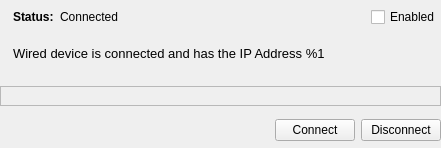
<?xml version="1.0" encoding="UTF-8"?>
<ui version="4.0">
 <class>WiredPage</class>
 <widget class="QWidget" name="WiredPage">
  <property name="geometry">
   <rect>
    <x>0</x>
    <y>0</y>
    <width>441</width>
    <height>148</height>
   </rect>
  </property>
  <property name="windowTitle">
   <string notr="true">Form</string>
  </property>
  <layout class="QVBoxLayout" name="verticalLayout_4">
   <property name="margin">
    <number>0</number>
   </property>
   <item>
    <layout class="QHBoxLayout" name="horizontalLayout_5">
     <item>
      <widget class="QLabel" name="label_5">
       <property name="text">
        <string/>
       </property>
       <property name="pixmap">
        <pixmap>:/images/network-wired.png</pixmap>
       </property>
       <property name="alignment">
        <set>Qt::AlignLeading|Qt::AlignLeft|Qt::AlignTop</set>
       </property>
      </widget>
     </item>
     <item>
      <layout class="QVBoxLayout" name="verticalLayout_3">
       <item>
        <layout class="QHBoxLayout" name="horizontalLayout_6">
         <item>
          <widget class="QLabel" name="label_6">
           <property name="sizePolicy">
            <sizepolicy hsizetype="Maximum" vsizetype="Preferred">
             <horstretch>0</horstretch>
             <verstretch>0</verstretch>
            </sizepolicy>
           </property>
           <property name="font">
            <font>
             <weight>75</weight>
             <bold>true</bold>
            </font>
           </property>
           <property name="text">
            <string>Status:</string>
           </property>
          </widget>
         </item>
         <item>
          <widget class="QLabel" name="status">
           <property name="text">
            <string>Connected</string>
           </property>
          </widget>
         </item>
         <item>
          <spacer name="horizontalSpacer_4">
           <property name="orientation">
            <enum>Qt::Horizontal</enum>
           </property>
           <property name="sizeHint" stdset="0">
            <size>
             <width>40</width>
             <height>20</height>
            </size>
           </property>
          </spacer>
         </item>
         <item>
          <widget class="QCheckBox" name="enableCheck">
           <property name="text">
            <string>Enabled</string>
           </property>
          </widget>
         </item>
        </layout>
       </item>
       <item>
        <layout class="QHBoxLayout" name="horizontalLayout_3">
         <item>
          <widget class="QLabel" name="info">
           <property name="font">
            <font>
             <pointsize>10</pointsize>
            </font>
           </property>
           <property name="text">
            <string>Wired device is connected and has the IP Address %1</string>
           </property>
           <property name="wordWrap">
            <bool>true</bool>
           </property>
          </widget>
         </item>
         <item>
          <spacer name="verticalSpacer_3">
           <property name="orientation">
            <enum>Qt::Vertical</enum>
           </property>
           <property name="sizeType">
            <enum>QSizePolicy::Fixed</enum>
           </property>
           <property name="sizeHint" stdset="0">
            <size>
             <width>20</width>
             <height>40</height>
            </size>
           </property>
          </spacer>
         </item>
        </layout>
       </item>
      </layout>
     </item>
    </layout>
   </item>
   <item>
    <widget class="QFrame" name="configFrame">
     <property name="sizePolicy">
      <sizepolicy hsizetype="Preferred" vsizetype="Fixed">
       <horstretch>0</horstretch>
       <verstretch>0</verstretch>
      </sizepolicy>
     </property>
     <property name="frameShape">
      <enum>QFrame::StyledPanel</enum>
     </property>
     <property name="frameShadow">
      <enum>QFrame::Raised</enum>
     </property>
     <layout class="QHBoxLayout" name="horizontalLayout_2">
      <item>
       <layout class="QHBoxLayout" name="horizontalLayout">
        <item>
         <widget class="Ipv4Widget" name="ipv4Widget">
          <property name="minimumSize">
           <size>
            <width>0</width>
            <height>0</height>
           </size>
          </property>
         </widget>
        </item>
       </layout>
      </item>
     </layout>
    </widget>
   </item>
   <item>
    <layout class="QHBoxLayout" name="horizontalLayout_7">
     <item>
      <spacer name="horizontalSpacer_5">
       <property name="orientation">
        <enum>Qt::Horizontal</enum>
       </property>
       <property name="sizeHint" stdset="0">
        <size>
         <width>40</width>
         <height>0</height>
        </size>
       </property>
      </spacer>
     </item>
     <item>
      <widget class="QPushButton" name="connectButton">
       <property name="text">
        <string>Connect</string>
       </property>
      </widget>
     </item>
     <item>
      <widget class="QPushButton" name="disconnectButton">
       <property name="text">
        <string>Disconnect</string>
       </property>
      </widget>
     </item>
    </layout>
   </item>
  </layout>
 </widget>
 <customwidgets>
  <customwidget>
   <class>Ipv4Widget</class>
   <extends>QFrame</extends>
   <header>ipv4widget.h</header>
   <container>1</container>
  </customwidget>
 </customwidgets>
 <resources>
  <include location="qconnman.qrc"/>
 </resources>
 <connections/>
</ui>
